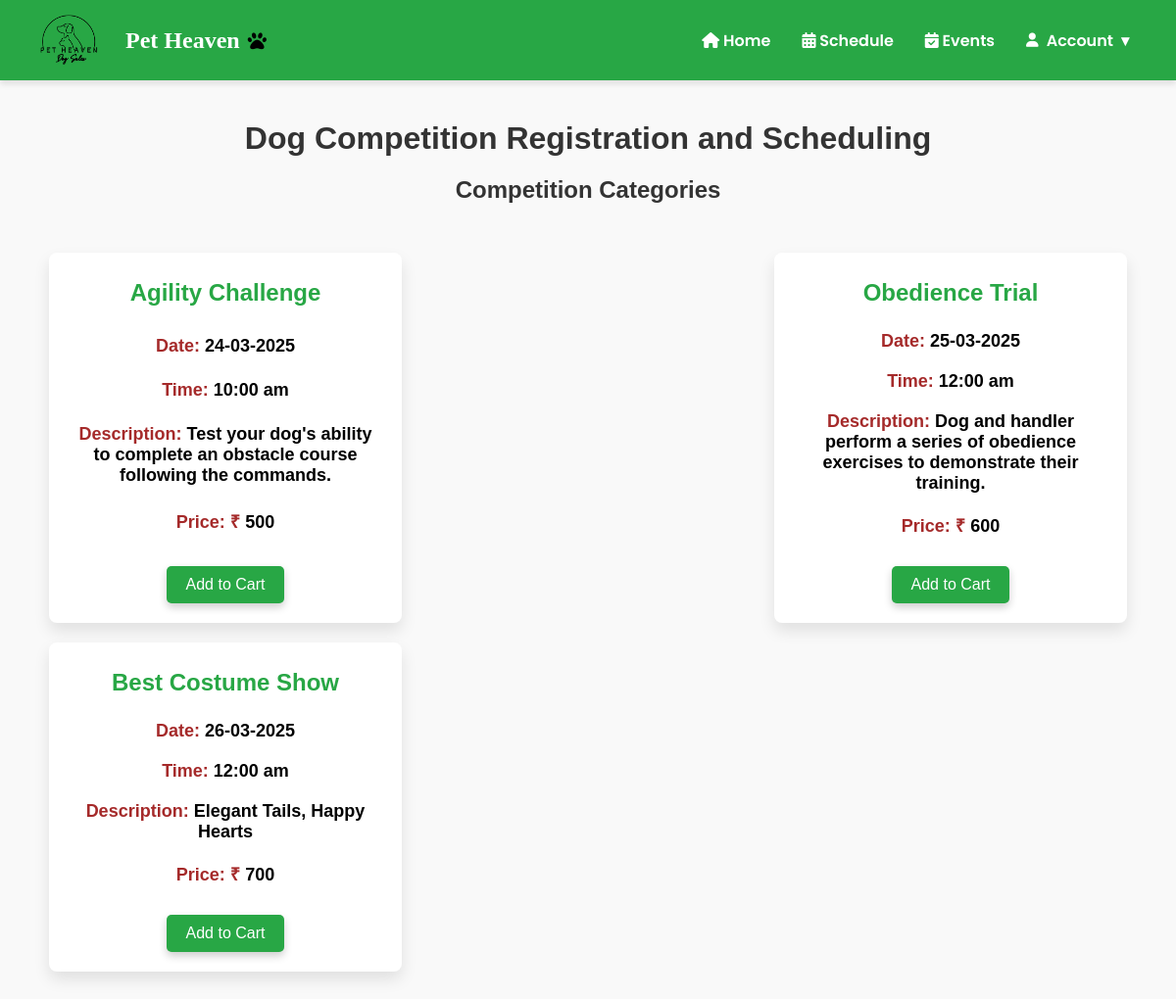
The page /c on the database its author committed.
### models.py (models this page shows, shortened)
class Competition(db.Model):
    __tablename__ = 'competition'
    id = db.Column(db.Integer, primary_key=True)
    title = db.Column(db.String(100), nullable=False)
    date = db.Column(db.String(100), nullable=False)
    time = db.Column(db.String(100), nullable=False)
    description = db.Column(db.Text, nullable=False)
    price = db.Column(db.Integer, nullable=False)

### app.py (the view)
@app.route('/c')
def home4():
    services = Competition.query.all()
    return render_template('index4.html', services=services)

### templates/index4.html (shortened to what this page needs)
<!DOCTYPE html>
<html lang="en">
<head>
    <link rel="stylesheet" href="../static/css/style4.css">
    <link rel="stylesheet" href="https://cdnjs.cloudflare.com/ajax/libs/font-awesome/6.0.0/css/all.min.css">
</head>
<body>
    <nav class="navbar">
         <div class="logo">
            <img src="{{ url_for('static', filename='images/logo1.png') }}" alt="Pet Heaven Logo">
      <span>Pet Heaven</span>
        </div>
        <ul class="nav-links">
          <li><a href="/customer_dashboard" class="nav-link" id="home-link"><i class="fas fa-home"></i> Home</a></li>
          <li><a href="{{ url_for('schedule4') }}" class="nav-link"><i class="fa-solid fa-calendar-alt"></i> Schedule</a></li>
          <li><a href="{{ url_for('myevents4') }}" class="nav-link" ><i class="fa-solid fa-calendar-check"></i> Events</a></li>
          <li class="dropdown">
            <a href="#" class="dropdown-toggle"><i class="fa-solid fa-user"></i> Account <span>&#9662;</span></a>
          </li>
        </ul>
    </nav>
    <div class="container">
        <h1>Dog Competition Registration and Scheduling</h1>
        <section class="competition-overview">
            <h2>Competition Categories</h2>
            <div class="cards">
                {% for service in services %}
                <div class="card">
                    <h3>{{ service.title }}</h3>
                    <p><strong>Date:</strong> {{ service.date }}</p>
                    <p><strong>Time: </strong> {{ service.time }}</p>
                    <p><strong>Description: </strong> {{ service.description }}</p>
                    <p><strong>Price: ₹</strong> {{ service.price }}</p>
                    <div class="button-container">
                        <button class="add-to-cart" data-id="{{ service.id }}">Add to Cart</button>
                      </div>
                    </div>
                {% else %}
                <p>No services available</p>
                {% endfor %}
            </div>
        </section>
    </div>
</body>
</html>

### static/css/style4.css (style rules this page uses)
body { font-family: "Poppins", serif; font-weight: 100; margin: 0; padding: 0; background-color: #f9f9f9; }
h1 { text-align: center; color: #333; }
.cards { display: flex; justify-content: center; flex-wrap: wrap; padding: 30px; gap: 3rem; }
.navbar { display: flex; justify-content: space-between; align-items: center; background-color: #28a745; padding: 1rem 2rem; color: white; box-shadow: 0 4px 6px rgba(0, 0, 0, 0.1); position:relative; top: 0; left: 0; right: 0; height: 50px; z-index: 1000; }
.logo { display: flex; align-items: center; gap: 1rem; }
.logo img { height: 60px; width: 80px; object-fit: contain; background-color: transparent; }
.logo span { font-size: 1.5rem; font-weight: bold; color: #fff; font-family: 'Pacifico', cursive; display: flex; align-items: center; gap: 0.5rem; }
.logo span::after { content: '\f1b0'; font-family: 'Font Awesome 5 Free'; font-weight: 900; font-size: 1.2rem; color: black; }
.nav-links { list-style: none; display: flex; justify-content: space-around; align-items: center; gap: 0; margin: 0; padding: 0; }
.nav-links li a { text-decoration: none; color: white; font-weight: 600; padding: 0.5rem 1rem; border-radius: 20px; transition: all 0.3s ease; }
.navbar .dropdown { position: relative; display: flex; align-items: center; }
.navbar .dropdown .dropdown-toggle { cursor: pointer; padding: 0.5rem 1rem; color: white; font-weight: 600; text-decoration: none; display: flex; align-items: center; gap: 0.5rem; border-radius: 20px; transition: background-color 0.3s ease; }
.navbar .dropdown .dropdown-toggle i { font-size: 0.9rem; }
.container { max-width: 1200px; margin: 0 auto; padding: 20px; font-family: Arial, sans-serif; text-align: center; }
h1, h2 { color: #333; margin-bottom: 20px; }
.competition-overview { margin-bottom: 40px; }
.cards { display: flex; flex-wrap: wrap; justify-content: space-between; gap: 20px; }
.card { display: flex; flex-direction: column; justify-content: space-between; align-items: center; width: 320px; padding: 20px; border-radius: 8px; background-color: #fff; box-shadow: 0 8px 16px rgba(0, 0, 0, 0.1); transition: transform 0.3s ease, box-shadow 0.3s ease; }
.card h3 { margin-top: 0; margin-bottom: 10px; font-size: 24px; color: #28a745; font-family: Arial, Helvetica, sans-serif; text-align: center; width: 100%; line-height: 1.4; min-height: 40px; display: flex; align-items: center; justify-content: center; font-weight: 900; }
.card p { margin: 10px 0; font-size: 18px; color: #000000; font-family: Arial, Helvetica, sans-serif; }
.card p strong { color: brown; font-weight: 800; }
.button-container { display: flex; justify-content: space-between; gap: 10px; margin-top: 20px; }
.button-container button { padding: 10px 20px; font-size: 16px; border-radius: 5px; cursor: pointer; border: none; display: flex; justify-content: center; align-items: center; }
.button-container .add-to-cart { box-shadow: 0 4px 8px rgba(0, 0, 0, 0.2); background-color: #28a745; color: white; border-radius: 5px; }
.button-container button { background-color: #009cfd; color: white; }
p { font-size: 16px; color: #333; font-weight: bold; }

### rows shown on the page
Competition: title "Agility Challenge", date "24-03-2025", time "10:00 am", description "Test your dog's ability to complete an obstacle course following the commands.", price "500"
Competition: title "Obedience Trial", date "25-03-2025", time "12:00 am", description "Dog and handler perform a series of obedience exercises to demonstrate their training.", price "600"
Competition: title "Best Costume Show", date "26-03-2025", time "12:00 am", description "Elegant Tails, Happy Hearts", price "700"
